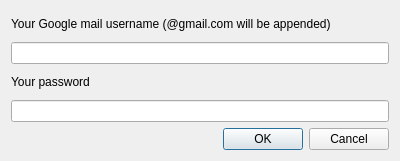
<?xml version="1.0" encoding="UTF-8"?>
<ui version="4.0">
 <class>dlgGoogleDataConf</class>
 <widget class="QDialog" name="dlgGoogleDataConf">
  <property name="geometry">
   <rect>
    <x>0</x>
    <y>0</y>
    <width>400</width>
    <height>161</height>
   </rect>
  </property>
  <property name="windowTitle">
   <string>Dialog</string>
  </property>
  <layout class="QVBoxLayout" name="verticalLayout_3">
   <item>
    <layout class="QVBoxLayout" name="verticalLayout">
     <item>
      <widget class="QLabel" name="lbAccount">
       <property name="text">
        <string>Your Google mail username (@gmail.com will be appended)</string>
       </property>
       <property name="buddy">
        <cstring>eAccount</cstring>
       </property>
      </widget>
     </item>
     <item>
      <widget class="QLineEdit" name="eAccount"/>
     </item>
    </layout>
   </item>
   <item>
    <layout class="QVBoxLayout" name="verticalLayout_2">
     <item>
      <widget class="QLabel" name="lbPass">
       <property name="text">
        <string>Your password</string>
       </property>
       <property name="buddy">
        <cstring>ePass</cstring>
       </property>
      </widget>
     </item>
     <item>
      <widget class="QLineEdit" name="ePass">
       <property name="echoMode">
        <enum>QLineEdit::Password</enum>
       </property>
      </widget>
     </item>
    </layout>
   </item>
   <item>
    <widget class="QDialogButtonBox" name="buttonBox">
     <property name="standardButtons">
      <set>QDialogButtonBox::Cancel|QDialogButtonBox::Ok</set>
     </property>
    </widget>
   </item>
  </layout>
 </widget>
 <tabstops>
  <tabstop>eAccount</tabstop>
  <tabstop>ePass</tabstop>
 </tabstops>
 <resources/>
 <connections/>
</ui>
